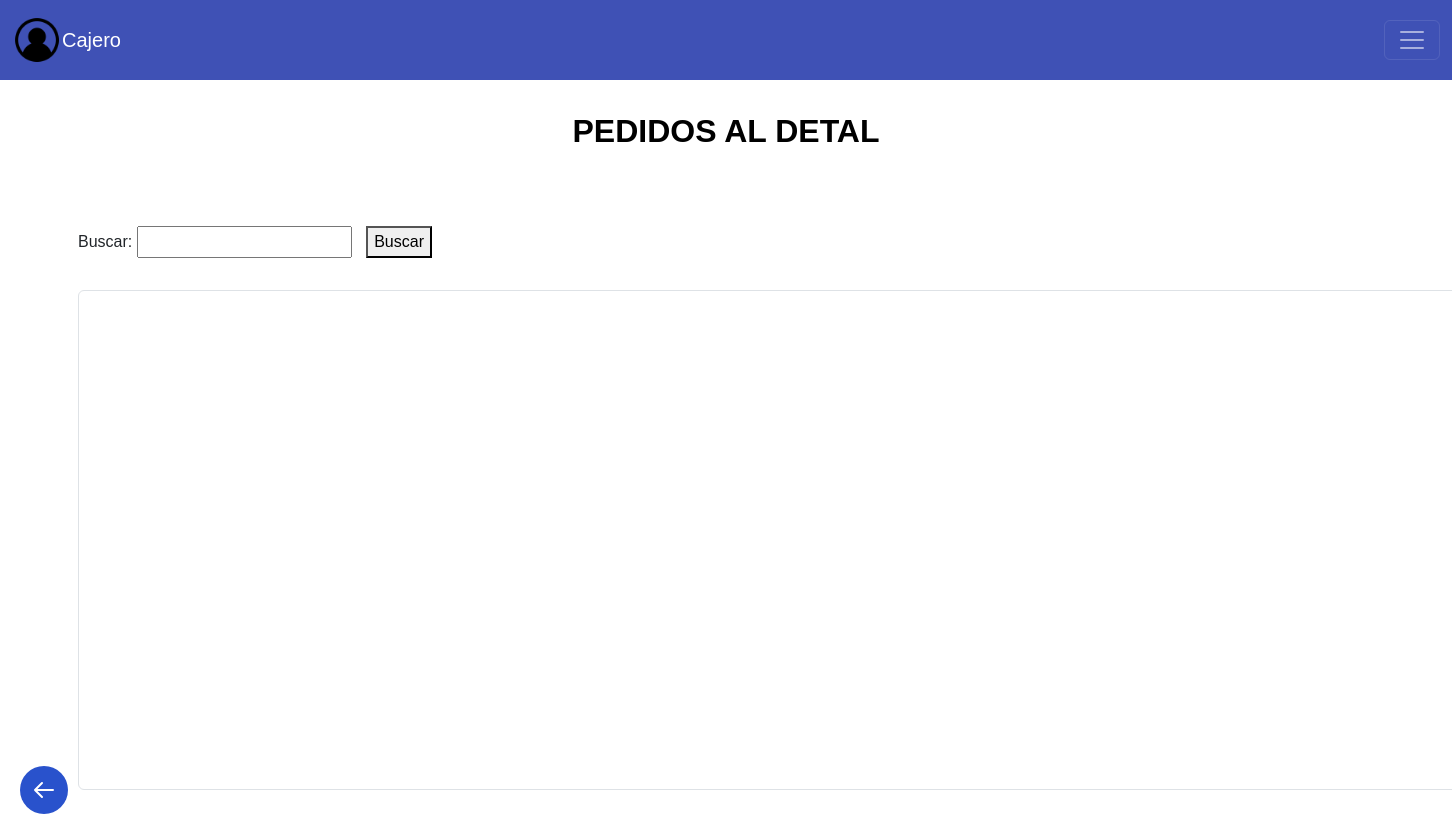
Before: /homeC/pedidosCajero/pedidosemp/ with the older database file.
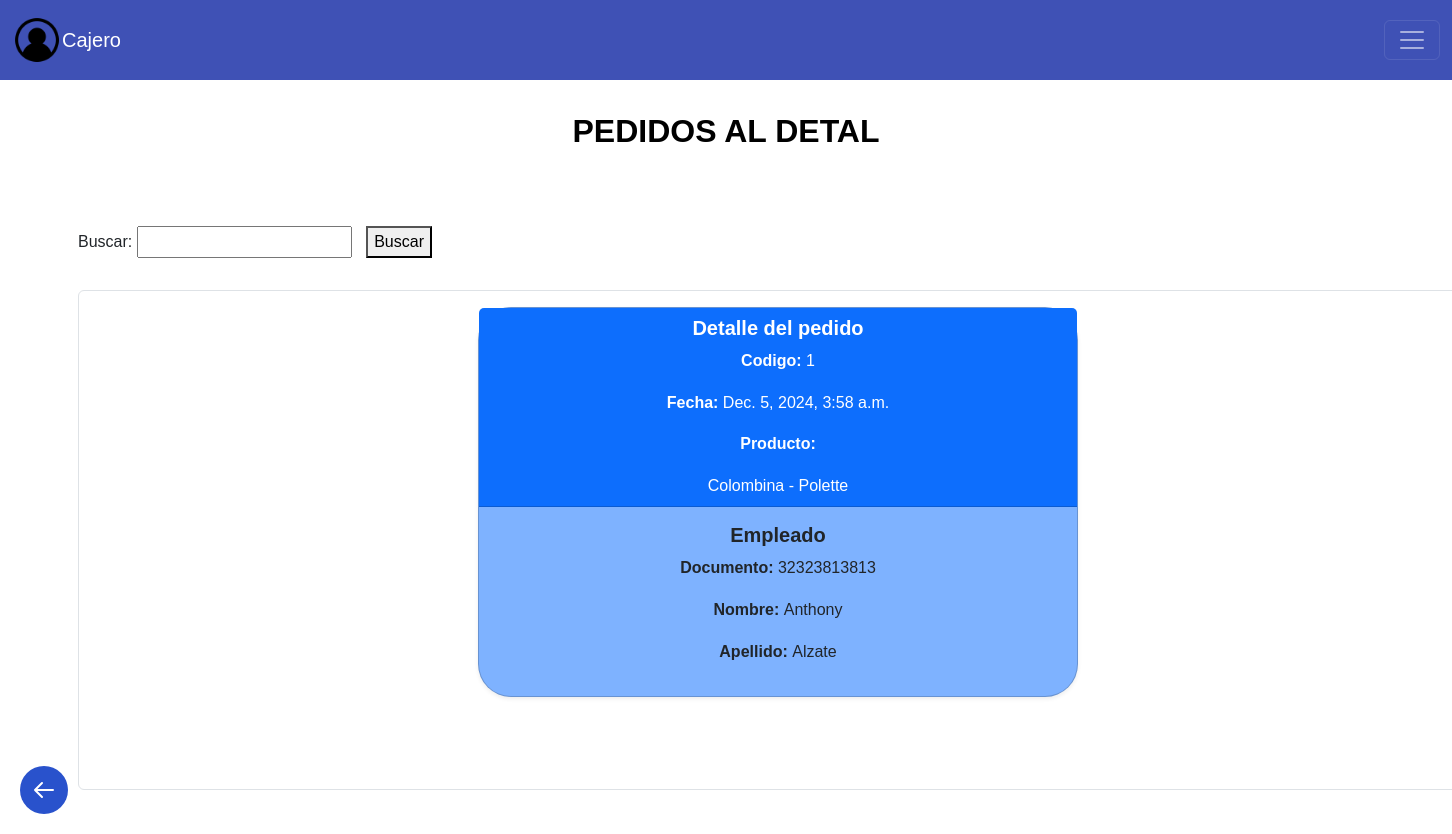
After: the same page with the newer database file.
### helados/models.py (models this page shows, shortened)
class PedidoEmpleado (models.Model):
    codigo = models.AutoField(primary_key=True)
    fecha = models.DateTimeField(auto_now_add=True)
    producto = models.ManyToManyField(Helado, related_name='pedidosemp')
    empleado = models.ForeignKey(Empleado, on_delete=models.CASCADE, related_name='pedidosemp')

class Helado (models.Model):
    marca = models.CharField(max_length=200)
    nombre = models.CharField(max_length=200)
    descripcion = models.CharField(max_length=200)
    activo  = models.BooleanField(default=True)
    valor = models.IntegerField (blank= False)
    stock = models.IntegerField(blank=False, default=0)

class Empleado (models.Model):
    nombre = models.CharField(max_length=200)
    apellido = models.CharField(max_length=200)
    documento = models.IntegerField (blank= False)
    telefono = models.IntegerField(blank= False, default=0)
    activo = models.BooleanField(default=True)

### helados/views.py (the view, shortened to what this page needs)
# urls.py: path('homeC/pedidosCajero/pedidosemp/', views.pedidosEmp,  name='pedidosemp'),
def pedidosEmp(request):
    form = BusquedaCodigoForm(request.POST)
    pedidos = PedidoEmpleado.objects.all()
    buscar_realizado = False
    error_busqueda = None
    return render(request, 'pedidos_emp.html', {'form': form,
                                                'pedidos': pedidos,
                                                'buscar_realizado': buscar_realizado,
                                                'error_busqueda': error_busqueda})

### helados/forms.py
class BusquedaCodigoForm(forms.Form):
    query = forms.IntegerField(label='Buscar', required=False)

### helados/frontend/templates/pedidos_emp.html (shortened to what this page needs)
{% extends 'layouts/base.html' %}
{% block user %}
Cajero
{% endblock %}
{% block content %}
<h2 class="dashboard-heading"> PEDIDOS AL DETAL </h2>
<main class="container my-4">
    <section>
        <form method="POST">
            <div style="display: inline-block;">
                {{ form.as_p }}
            </div>
            <div style="display: inline-block; margin-left: 10px;">
                <button type="submit">Buscar</button>
            </div>
        </form>
        {% if buscar_realizado %}
        {% if not error_busqueda %}
        <h2>Resultados de la busqueda</h2>
        {% if pedidos %}
        <ul>
            {% for pedido in pedidos %}
            <a href="{% url 'editarpedidosemp' pedido.codigo %}" class="text-decoration-none w-100"
                style="max-width: 600px;">
                <div class="card mb-3 shadow-sm">
                    <div class="card-header bg-primary text-white">
                        <h5 class="card-title">Detalle del pedido</h5>
                        <p><b>Codigo: </b>{{pedido.codigo}}</p>
                        <p><b>Fecha:</b> {{pedido.fecha}}</p>
                        <p><b>Productos:</b></p>
                        <ul>
                            {% for helado in pedido.producto.all %}
                            <li>{{ helado.marca }} - {{ helado.nombre }}</li>
                            {% endfor %}
                        </ul>
                    </div>
                    <div class="card-body">
                        <h5 class="card-title">Empleado</h5>
                        <p><b>Documento: </b> {{pedido.empleado.documento}}</p>
                        <p><b>Nombre: </b>{{pedido.empleado.nombre}}</p>
                        <p><b>Apellido: </b>{{pedido.empleado.apellido}}</p>
                    </div>
                </div>
            </a>
            {% endfor %}
        </ul>
        {% else %}
        <p>No se encontraron pedidos con ese código.</p>
        {% endif %}
        {% endif %}
    </section>
    {% else %}
    <div class="scrollspy-example border rounded p-3 d-flex flex-column align-items-center" data-bs-spy="scroll"
        data-bs-offset="0" tabindex="0" style="height: 500px; width: 1400px; ; overflow-y: auto; align-items: center;">
        {% for pedido in pedidos %}
        <a href="{% url 'editarpedidosemp' pedido.codigo %}" class="text-decoration-none w-100"
            style="max-width: 600px;">
            <div class="card mb-3 shadow-sm">
                <div class="card-header bg-primary text-white">
                    <h5 class="card-title">Detalle del pedido</h5>
                    <p><b>Codigo: </b>{{pedido.codigo}}</p>
                    <p><b>Fecha:</b> {{pedido.fecha}}</p>
                    <p><b>Producto:</b></p>
                    <ul style="list-style-type: none; padding: 0; margin: 0;">
                        {% for helado in pedido.producto.all %}
                        <li>{{ helado.marca }} - {{ helado.nombre }}</li>
                        {% endfor %}
                    </ul>
                </div>
                <div class="card-body">
                    <h5 class="card-title">Empleado</h5>
                    <p><b>Documento: </b> {{pedido.empleado.documento}}</p>
                    <p><b>Nombre: </b>{{pedido.empleado.nombre}}</p>
                    <p><b>Apellido: </b>{{pedido.empleado.apellido}}</p>
                </div>
            </div>
        </a>
        {% endfor %}
    </div>
    {% endif %}
</main>
<a href="javascript:void(0);" class="back-button" onclick="window.location.href='{% url 'pedidosCajero' %}';">
    <svg xmlns="http://www.w3.org/2000/svg" fill="none" viewBox="0 0 24 24" stroke="currentColor">
        <path stroke-linecap="round" stroke-linejoin="round" stroke-width="2" d="M10 19l-7-7m0 0l7-7m-7 7h18" />
    </svg>
</a>
{% endblock %}

### helados/frontend/templates/layouts/base.html (shortened to what this page needs)
{% load static %}
<!DOCTYPE html>
<html lang="en">
<head>
    <link rel="stylesheet" href="https://cdn.jsdelivr.net/npm/bootstrap@5.3.3/dist/css/bootstrap.min.css">
    <link rel="stylesheet" href="{% static 'styles/pageOpciones.css' %}">
    <link rel="stylesheet" href="{% static 'styles/pageConNavegacion.css' %}">
</head>
<body>
    <nav class="navbar navbar-dark fixed-top custom-navbar">
      <div class="container-fluid d-flex align-items-center">
          <a class="navbar-brand d-flex align-items-center" href="#">
              <img src="{% static 'images/avatar.png' %}" alt="Logo" width="50" height="50" class="d-inline-block align-text-top rounded-circle">
              {% block user %} usuario por defecto {% endblock %}
          </a>
          <button class="navbar-toggler" type="button" data-bs-toggle="offcanvas" data-bs-target="#offcanvasNavbar" aria-controls="offcanvasNavbar" aria-label="Toggle navigation">
              <span class="navbar-toggler-icon"></span>
          </button>
      </div>
  </nav>
  {% block content %}
  {% endblock %}
</body>
</html>

### helados/frontend/static/styles/pageOpciones.css (style rules this page uses)
body, html { margin: 0; padding: 0; font-family: Arial, sans-serif; line-height: 1.6; background-color: white; }
main { max-width: 800px; margin: 0 auto; padding: 20px; display: flex; justify-content: space-between; }
h2 { color: #000000; font-size: 1.5em; margin-top: 30px; margin-bottom: 15px; }
.back-button { position: fixed; bottom: 20px; left: 20px; display: flex; align-items: center; justify-content: center; width: 48px; height: 48px; background-color: #2952CC; border-radius: 50%; transition: background-color 0.3s ease; }
.back-button svg { width: 24px; height: 24px; color: white; }

### helados/frontend/static/styles/pageConNavegacion.css (style rules this page uses)
body { padding-top: 88px; margin: 0; font-family: Arial, sans-serif; background-color: white; }
.navbar { height: 80px; }
.navbar-toggler { display: block !important; }
.custom-navbar { background-color: #3f51b5; }
.dashboard-heading { font-size: 32px; font-weight: bold; color: black; padding: 24px 32px 32px; margin: 0; }
h2 { margin: 10px 10px; text-align: center; }
.card { border-radius: 33px; background-color: #7EB2FF; text-align: center; transition: transform 0.2s ease; }
.card-title { font-size: 20px; font-weight: bold; justify-content: center; text-align: center; }

Changed rows visible on the page:
added PedidoEmpleado: codigo "1", fecha "Dec. 5, 2024, 3:58 a.m.", empleado.documento "32323813813", empleado.nombre "Anthony", empleado.apellido "Alzate"
added Helado: marca "Colombina", nombre "Polette"
